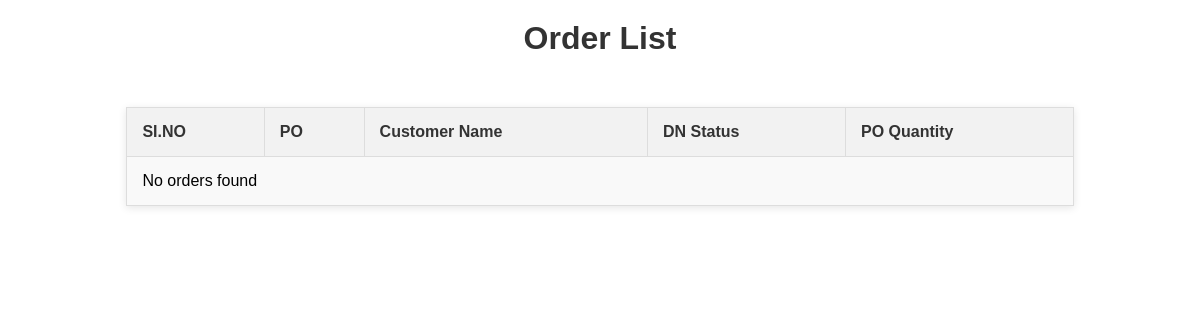
The app's page /pickpack/orders.php, older data.
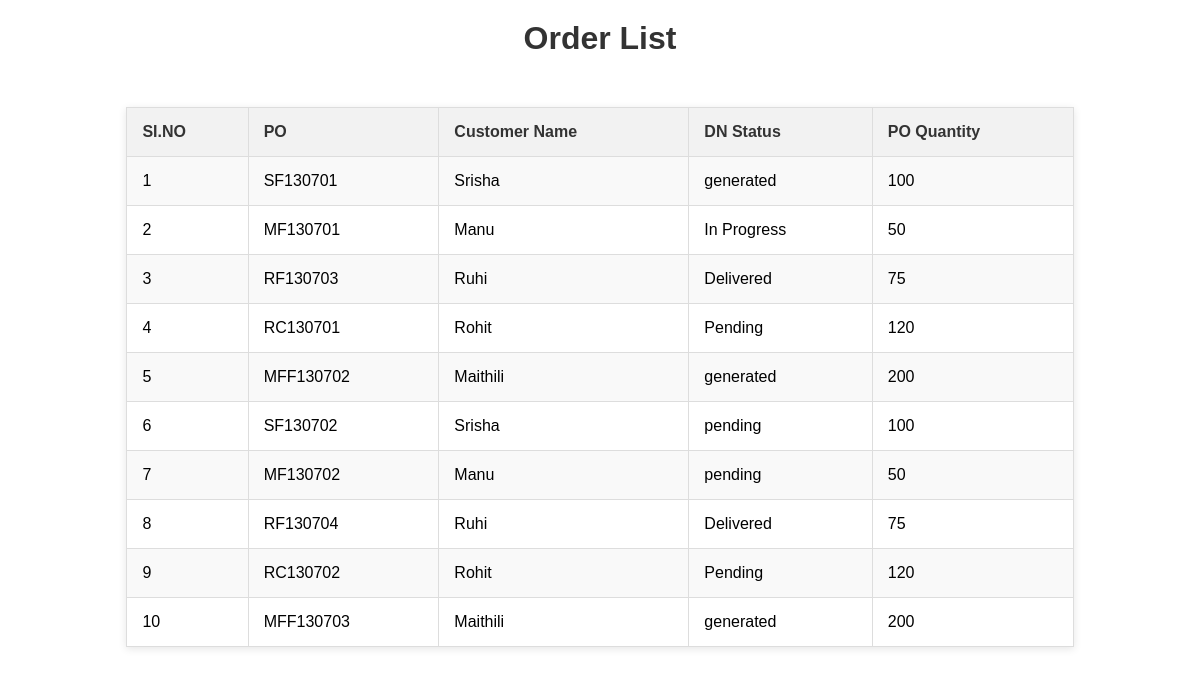
The same page, newer data.
### tables this page shows
CREATE TABLE `pp_orders` (
  `count` int(11) NOT NULL,
  `PO` varchar(50) NOT NULL,
  `CUSTOMER_NAME` varchar(100) DEFAULT NULL,
  `DN_STATUS` varchar(20) DEFAULT NULL,
  `PO_QUANTITY` varchar(10) DEFAULT NULL
);

### pickpack/orders.php (the view, shortened to what this page needs)
<?php
$servername = "localhost";
$username = "root";
$password = "";
$dbname = "pentagon";
$conn = new mysqli($servername, $username, $password, $dbname);
$sql = "SELECT count, po, customer_name, dn_status, po_quantity FROM pp_orders";
$result = $conn->query($sql);
?>
<!DOCTYPE html>
<html>
<head>
</head>
<body>
    <h1>Order List</h1>
    <table>
        <tr>
            <th>SI.NO</th>
            <th>PO</th>
            <th>Customer Name</th>
            <th>DN Status</th>
            <th>PO Quantity</th>
        </tr>
        <?php
        if ($result->num_rows > 0) {
            while($row = $result->fetch_assoc()) {
                echo "<tr><td>" . $row["count"]. "</td><td>" . $row["po"]. "</td><td>" . $row["customer_name"]. "</td><td>" . $row["dn_status"]. "</td><td>" . $row["po_quantity"]. "</td></tr>";
            }
        } else {
            echo "<tr><td colspan='5'>No orders found</td></tr>";
        }
        ?>
    </table>
</body>
</html>

### pickpack/orders.php (style rules this page uses)
body { font-family: Arial, sans-serif; }
table { width: 80%; border-collapse: collapse; margin: 50px auto; box-shadow: 0 2px 8px rgba(0, 0, 0, 0.1); }
table, th, td { border: 1px solid #ddd; }
th, td { padding: 15px; text-align: left; }
th { background-color: #f2f2f2; color: #333; }
tr:nth-child(even) { background-color: #f9f9f9; }
tr:nth-child(odd) { background-color: #fff; }
h1 { text-align: center; margin-top: 20px; color: #333; }

Row changes from the older to the newer data that the page shows:
added pp_orders: count "1", PO "SF130701", CUSTOMER_NAME "Srisha", DN_STATUS "generated", PO_QUANTITY "100"
added pp_orders: count "2", PO "MF130701", CUSTOMER_NAME "Manu", DN_STATUS "In Progress", PO_QUANTITY "50"
added pp_orders: count "3", PO "RF130703", CUSTOMER_NAME "Ruhi", DN_STATUS "Delivered", PO_QUANTITY "75"
added pp_orders: count "4", PO "RC130701", CUSTOMER_NAME "Rohit", DN_STATUS "Pending", PO_QUANTITY "120"
added pp_orders: count "5", PO "MFF130702", CUSTOMER_NAME "Maithili", DN_STATUS "generated", PO_QUANTITY "200"
added pp_orders: count "6", PO "SF130702", CUSTOMER_NAME "Srisha", DN_STATUS "pending", PO_QUANTITY "100"
added pp_orders: count "7", PO "MF130702", CUSTOMER_NAME "Manu", DN_STATUS "pending", PO_QUANTITY "50"
added pp_orders: count "8", PO "RF130704", CUSTOMER_NAME "Ruhi", DN_STATUS "Delivered", PO_QUANTITY "75"
added pp_orders: count "9", PO "RC130702", CUSTOMER_NAME "Rohit", DN_STATUS "Pending", PO_QUANTITY "120"
added pp_orders: count "10", PO "MFF130703", CUSTOMER_NAME "Maithili", DN_STATUS "generated", PO_QUANTITY "200"
Text that changed along with them:
text no longer shown: "No orders found"
